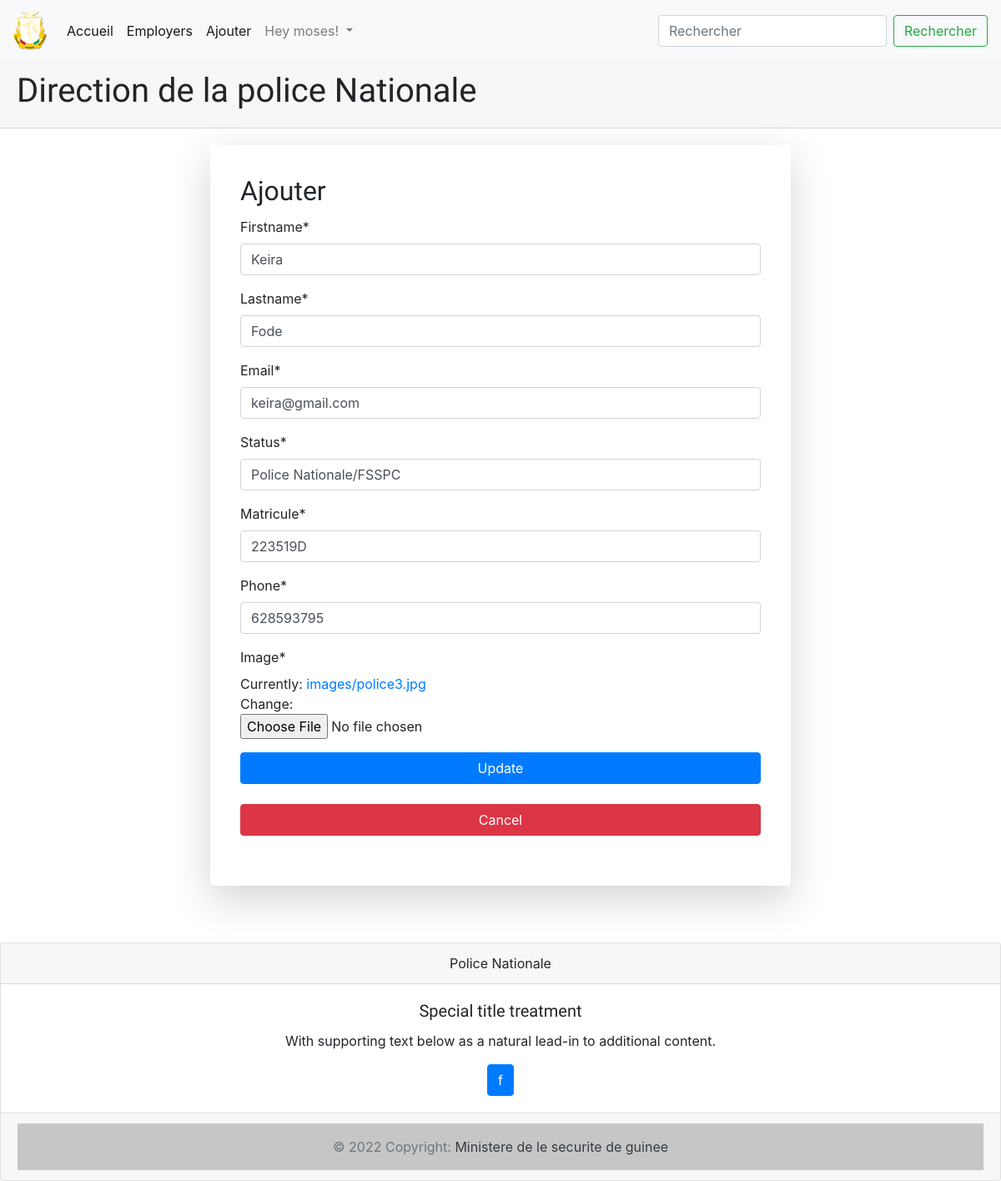
Screenshot of /employer-update/14 (signed in) with the database file from the repository.
### employers/models.py (models this page shows, shortened)
class Employers(models.Model):
    firstname = models.CharField(max_length=250)
    lastname = models.CharField(max_length=250)
    email = models.EmailField()
    status = models.CharField(max_length=60,
                              choices=choice,
                              default='1'
                              )
    matricule = models.CharField(max_length=350, null=True)
    phone = models.CharField(max_length=50)
    image = models.ImageField(upload_to='images')
    registrationDate = models.DateTimeField(auto_now_add=True)
    date_updated = models.DateTimeField(auto_now=True)

### employers/views.py (the view, shortened to what this page needs)
# urls.py: path('employer-update/<int:pk>', views.EmployerUpdate, name='employer-update'),
def EmployerUpdate(request, pk):
    employers = Employers.objects.get(pk=pk)
    form = EmployerForm(initial={'firstname': employers.firstname, 'lastname': employers.lastname,
                                 'email': employers.email, 'status': employers.status, 'matricule': employers.matricule, 'phone': employers.phone, 'image': employers.image})
    return render(request, 'employer-update.html', {'form': form})

### employers/forms.py
class EmployerForm(ModelForm):
    class Meta:
        model = Employers
        fields = '__all__'

### employers/templates/employer-update.html
{% extends "base.html" %}
{% load crispy_forms_tags %}
{% block content %} {% if user.is_authenticated %}
<div class="row justify-content-center">
  <div class="card border-0" style="width: 45rem">
    <div class="shadow-lg p-3 mb-5 bg-white rounded">
      <div class="card-body">
        <h2 class="card-title">Ajouter</h2>
        <div class="card-text">
          <form method="post">
            {% csrf_token %} {{form|crispy}}
            <button type="submit" class="btn btn-primary btn-block mb-4">
              Update
            </button>
            <a
              type="button"
              class="btn btn-danger btn-block mb-4"
              href="{%url 'employers-list' %}"
              >Cancel</a
            >
          </form>
          {% else %}
          <p>Vous n'etes pas connecter</p>
          <a class="btn btn-outline-primary" href="{% url 'login' %}"
            >Connecter ici</a
          >
          {% endif %}
        </div>
      </div>
    </div>
  </div>
</div>
{% endblock %}

### employers/templates/base.html (shortened to what this page needs)
{% load static %}
<!DOCTYPE html>
<html lang="en">
  <head>
    <link href="{% static 'assets/vendor/aos/aos.css' %}" rel="stylesheet" />
    <link
      href="{% static 'assets/vendor/bootstrap/css/bootstrap.min.css' %}"
      rel="stylesheet"
    />
    <link
      href="{% static 'assets/vendor/bootstrap-icons/bootstrap-icons.css' %}"
      rel="stylesheet"
    />
    <link
      href="{% static 'assets/vendor/boxicons/css/boxicons.min.css' %}"
      rel="stylesheet"
    />
    <link
      href="{% static 'assets/vendor/glightbox/css/glightbox.min.css' %}"
      rel="stylesheet"
    />
    <link
      href="{% static 'assets/vendor/swiper/swiper-bundle.min.css' %}"
      rel="stylesheet"
    />
    <link href="{% static 'assets/css/style.css'%}" rel="stylesheet" />
    <link
      rel="stylesheet"
      href="https://stackpath.bootstrapcdn.com/bootstrap/4.5.0/css/bootstrap.min.css"
    />
  </head>
  <body>
    <nav class="navbar navbar-expand-lg navbar-light bg-light">
      <a class="navbar-brand" href="{% url 'index' %}"
        ><img src="{% static 'assets/img/logo.png' %}" alt="" title=""
      /></a>
      <div class="collapse navbar-collapse" id="navbarSupportedContent">
        <ul class="navbar-nav mr-auto">
          {% if user.is_authenticated %}
          <li class="nav-item active">
            <a class="nav-link" href="{% url 'employers-list' %}"
              >Accueil <span class="sr-only">(current)</span></a
            >
          </li>
          <li class="nav-item">
            <a class="nav-link active" href="{% url 'employers-list' %}"
              >Employers</a
            >
          </li>
          <li class="nav-item">
            <a class="nav-link active" href="{% url 'employer-create' %}"
              >Ajouter</a
            >
          </li>
          <li class="nav-item dropdown">
            <a
              class="nav-link dropdown-toggle"
              href="#"
              id="navbarDropdown"
              role="button"
              data-toggle="dropdown"
              aria-haspopup="true"
              aria-expanded="false"
            >
              Hey {{user.username}}!
            </a>
          </li>
          {% endif %}
        </ul>
        <form
          class="form-inline my-2 my-lg-0"
          action="{% url 'employers-search' %}"
        >
          <input
            class="form-control mr-sm-2"
            type="search"
            placeholder="Rechercher"
            aria-label="Search"
            name="search"
          />
          <button class="btn btn-outline-success my-2 my-sm-0" type="submit">
            Rechercher
          </button>
        </form>
      </div>
    </nav>
    <div class="card-header">
      <h1>Direction de la police Nationale</h1>
    </div>
    <div class="card-body">{% block content %} {% endblock %}</div>
    <div class="card text-center">
      <div class="card-header">Police Nationale</div>
      <div class="card-body">
        <h5 class="card-title">Special title treatment</h5>
        <p class="card-text">
          With supporting text below as a natural lead-in to additional content.
        </p>
        <a href="#" class="btn btn-primary">f</a>
      </div>
      <div class="card-footer text-muted">
        <div
          class="text-center p-3"
          style="background-color: rgba(0, 0, 0, 0.2)"
        >
          © 2022 Copyright:
          <a class="text-dark" href="https://meanc.com/"
            >Ministere de le securite de guinee</a
          >
        </div>
      </div>
    </div>
  </body>
</html>

### employers/static/assets/css/style.css (style rules this page uses)
body { font-family: "Open Sans", sans-serif; color: #272829; background-image: url("https://www.transparenttextures.com/patterns/cubes.png"); }
a { color: #0563bb; text-decoration: none; }
h1, h2, h3, h4, h5, h6 { font-family: "Raleway", sans-serif; }

### rows the page displays
Employers: firstname "Keira", lastname "Fode", email "keira@gmail.com", status "Police Nationale/FSSPC", matricule "223519D", phone "628593795"

### other values shown
{{ user.username }} "moses"
